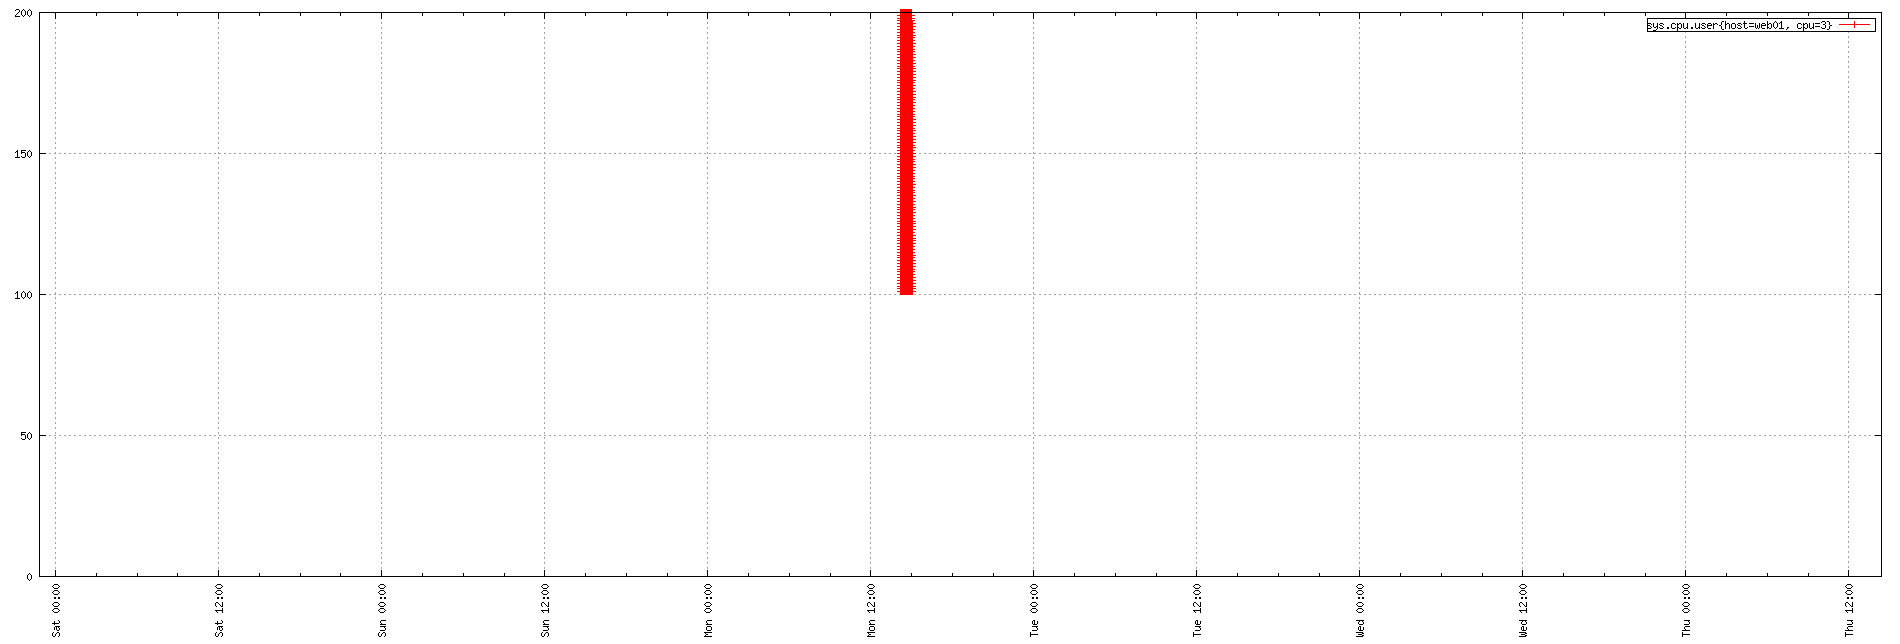

This figure's gnuplot source:
set term png small size 1900,644
set xdata time
set timefmt "%s"
if (GPVAL_VERSION < 4.6) set xtics rotate; else set xtics rotate right
set output "${TMPDIR-'tmp'}/tsd/cf9fb32a.png"
set xrange ["1673650109":"1674138231"]
set format x "%a %H:%M"
set grid
set style data linespoint
set key right box
set yrange [0:]
plot  "${TMPDIR-'tmp'}/tsd/cf9fb32a_0.dat" using 1:2 title "sys.cpu.user{host=web01, cpu=3}"
